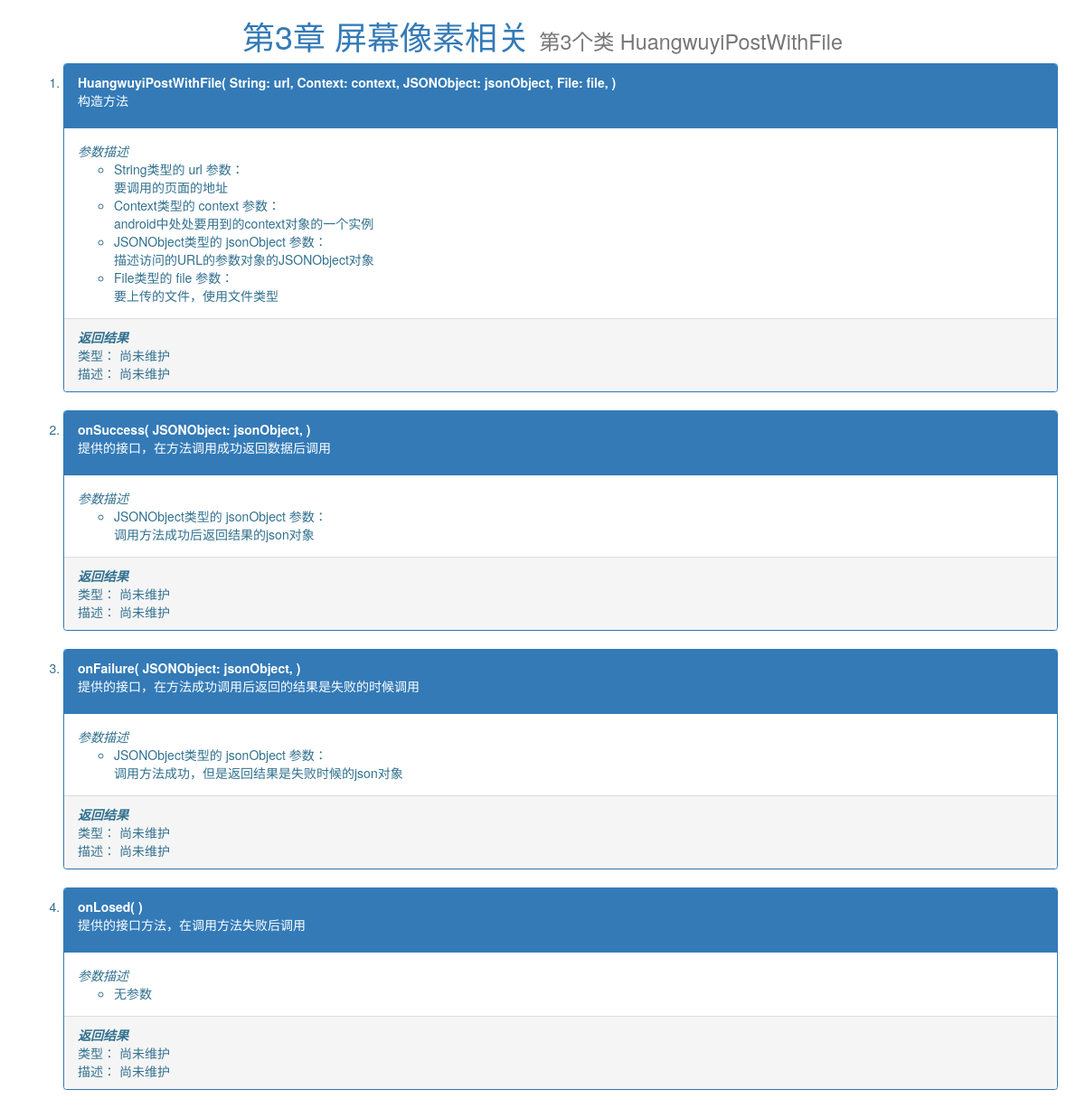
Page /androidUtil/chapter/3/3/ on the earlier database version.
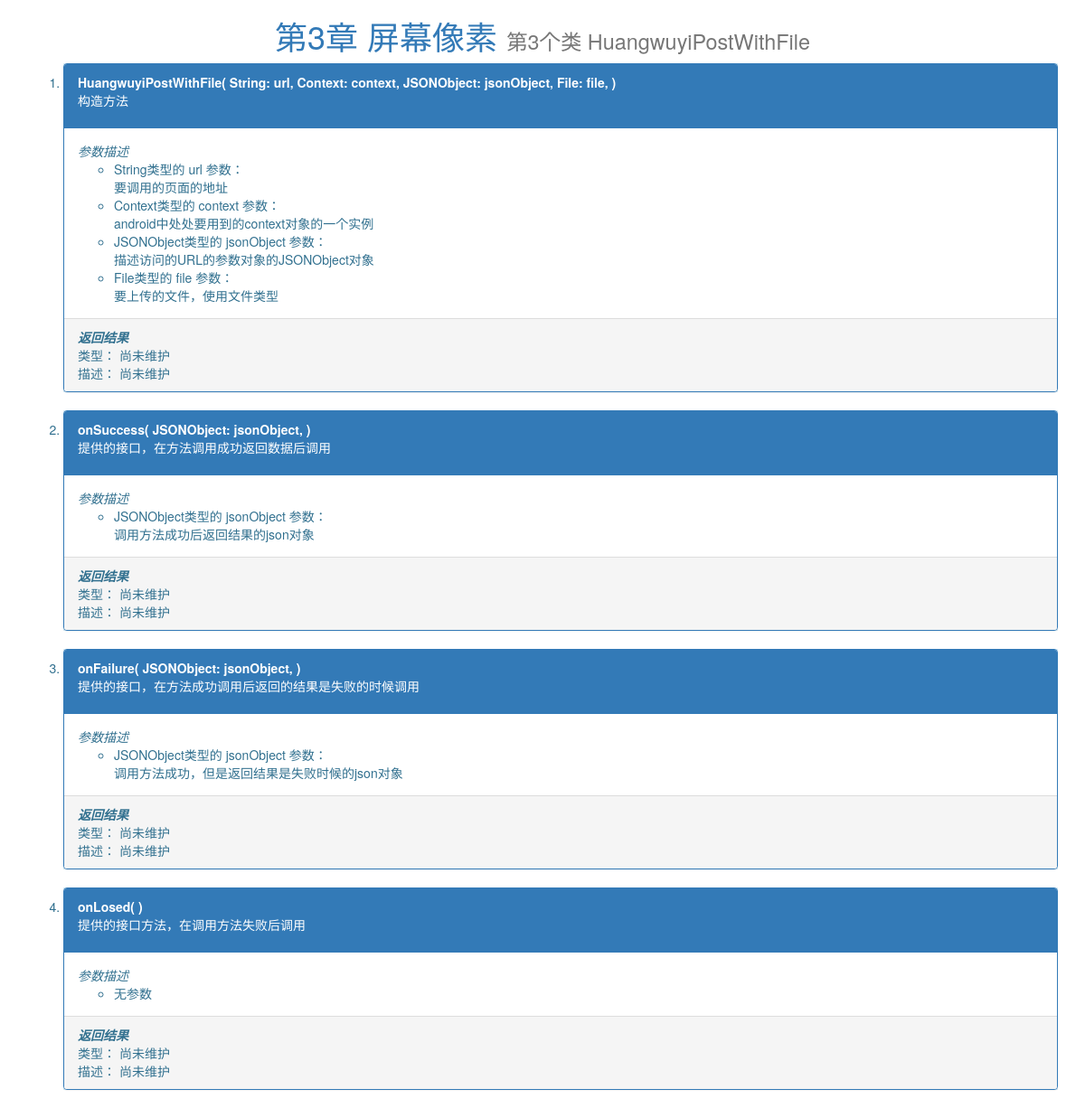
Same page on the later database version.
### helloAndroidUtil/models.py (models this page shows, shortened)
class Chapter(models.Model):
    chapter_name = models.CharField(max_length=200)
    chapter_lsno = models.IntegerField()
    chapter_descripe = models.TextField()

### helloAndroidUtil/views.py (the view)
# urls.py: path("chapter/<int:chapter_lsno>/<int:item_lsno>/", views.chapter_item_method),
def chapter_item_method(request, chapter_lsno, item_lsno):
    chapter = Chapter.objects.get(chapter_lsno=chapter_lsno)
    chapter_item = ChapterItem.objects.get(id=item_lsno)
    item_method_list = ItemMethod.objects.filter(chapter_item=chapter_item)
    for item_method in item_method_list:
        item_method.parameters = MethodParameter.objects.filter(itemMethod_id=item_method.id)
        try:
            item_method.method_result = MethodResult.objects.get(item_method_id=item_method.id)
        except:
            item_method.method_result = {"result_type": "尚未维护", "result_descripe": "尚未维护"}
    return render(request, "helloAndroidUtil/chapter_item_detail.html", {"chapter_item": chapter_item, \
                                                                         "item_method_list": item_method_list, \
                                                                         "chapter": chapter})

### helloAndroidUtil/templates/helloAndroidUtil/chapter_item_detail.html (shortened to what this page needs)
<!DOCTYPE html>
<html lang="en">
<head>
    {% load static %}
    <link rel="stylesheet" type="text/css" href="{% static 'helloAndroidUtil/bootstrap.css' %}">
</head>
<body>
<div class="container">
    <div class="jumbotorn">
        {% if chapter %}
        <h1 class="text-center"><a href="/androidUtil/chapter/{{chapter.chapter_lsno}}">第{{ chapter.chapter_lsno }}章
            {{ chapter.chapter_name}}</a>
            {% endif %}
            {% if chapter_item %}
            <small>第{{ chapter_item.item_lsno }}个类 {{ chapter_item.item_name }}</small>
            {% endif %}
        </h1>
    </div>
    <ol>
        {% if item_method_list %}
        {% for item_method in item_method_list %}
        <li class="text-info bg-info">
            <div class="panel panel-primary">
                <div class="panel-heading">
                    <strong>{{ item_method.method_name }}(
                        {% for parameter in item_method.parameters %}
                        {{ parameter.parameter_type }}: {{ parameter.parameter_name}},
                        {% endfor %}
                        )</strong>
                    <p> {{ item_method.method_descripe }} </p>
                </div>
                <div class="panel-body">
                    <div class=""><em class="">参数描述</em></div>
                    <ul class="">
                        {% if item_method.parameters %}
                        {% for parameter in item_method.parameters %}
                        <li>
                            {{ parameter.parameter_type }}类型的 {{ parameter.parameter_name}} 参数：<br/>
                            {{ parameter.parameter_descripe }}
                        </li>
                        {% endfor %}
                        {% else %}
                        <li>无参数</li>
                        {% endif %}
                    </ul>
                </div>
                <div class="panel-footer bg-info">
                    <div class=""><em class=""><strong>返回结果</strong></em></div>
                    {% if item_method.method_result %}
                    <div class=" text-header">
                        类型： {{ item_method.method_result.result_type }}
                    </div>
                    <div class=" ">
                        描述： {{ item_method.method_result.result_descripe }}
                    </div>
                    {% endif %}
                </div>
            </div>
        </li>
        {% endfor %}
        {% endif %}
    </ol>
</div>
</body>
</html>

Differences in the rows shown:
changed Chapter: chapter_name "屏幕像素相关" → "屏幕像素"
